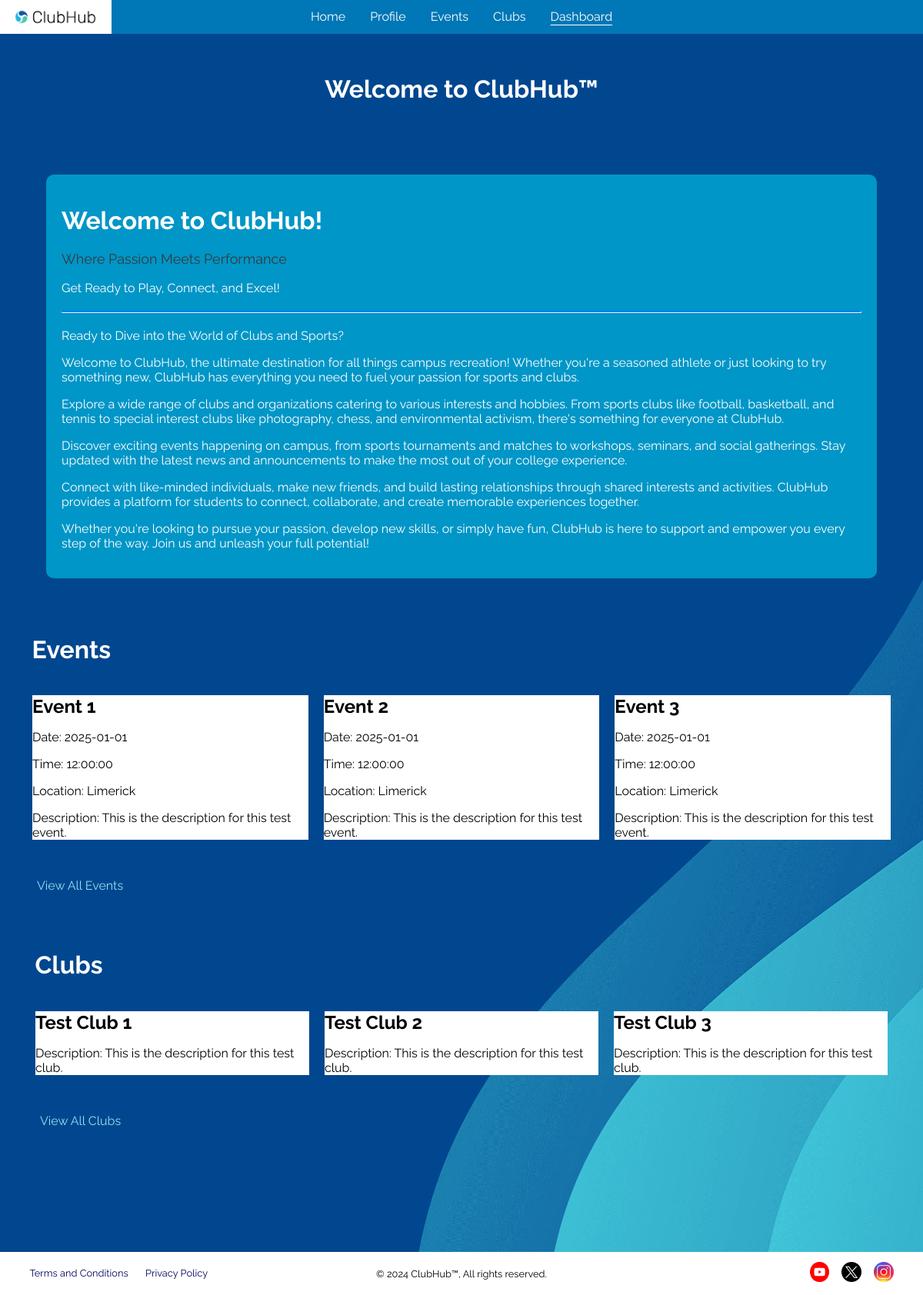
/student-dashboard (signed in), run on the app's committed database.
### tables this page shows
CREATE TABLE events (
    event_id            INTEGER         NOT NULL,
    club_id             INTEGER         NOT NULL,
    event_name          TEXT            NOT NULL,
    event_description   TEXT            NOT NULL,
    venue               TEXT            NOT NULL,
    date                TEXT            NOT NULL,
    time                TEXT            NOT NULL,
    created             DATETIME        NOT NULL DEFAULT CURRENT_TIMESTAMP,
    updated             DATETIME        NOT NULL DEFAULT CURRENT_TIMESTAMP,
    -----------------------------------------------------------------------
    PRIMARY KEY (event_id),
    FOREIGN KEY (club_id) REFERENCES clubs(club_id)
);

CREATE TABLE clubs (
    club_id             INTEGER         NOT NULL,
    club_name           TEXT            NOT NULL,
    club_description    TEXT            NOT NULL,
    creator             INTEGER         NOT NULL,
    validity            TEXT            NOT NULL CHECK (validity IN ('PENDING', 'APPROVED', 'REJECTED')) DEFAULT 'PENDING',
    created             DATETIME        NOT NULL DEFAULT CURRENT_TIMESTAMP,
    updated             DATETIME        NOT NULL DEFAULT CURRENT_TIMESTAMP,
    -----------------------------------------------------------------------
    PRIMARY KEY (club_id),
    FOREIGN KEY (creator) REFERENCES users(user_id)
);

### application/blueprints/student.py (the view)
@student.route("/student-dashboard")
def go_student():
    invalid = validate_student_perms(endpoint="/student-main")
    if invalid:
        return invalid
    return render_template(
        "html/student/student-main.html",
        events_data=get_all_events(),
        club_data=get_all_clubs()
    )

### application/__init__.py (called while the page is built)
@app.teardown_appcontext
def close_connection(_exception) -> None:
    db: Connection = getattr(g, "_database", None)
    if db is not None:
        db.close()

### application/util/authentication/page_access.py (called while the page is built)
def validate_access_perms(user_type: str, endpoint: str) -> str | None:
    if "user" not in session:
        error(errtype=Error.RESTRICTED_PAGE_LOGGED_OUT, endpoint=endpoint)
        return render_template("misc/home.html")
    current_user_type: str = session["user-type"]
    if current_user_type != user_type:
        errtype: Error = Error[f"RESTRICTED_PAGE_{user_type}"]
        error(errtype=errtype, endpoint=endpoint, user_type=current_user_type)
        return render_template("html/misc/home.html")
    return None

### application/util/db_functions/__init__.py (called while the page is built)
def get_db() -> Connection:
    db: Connection | None = getattr(g, "_database", None)
    if db is None:
        db: Connection = connect(DB_PATH)
        db.row_factory = Row
        g._database = db
    return db

def query_db(query: str, *args, single: Optional[bool] = None) -> list[Row] | Row | None:
    single = False if single is None else single
    cursor: Cursor = get_db().cursor()
    cursor.execute(query, args)
    results: list[Row] = cursor.fetchall()
    cursor.close()
    if not results:
        return None
    return results[0] if single else results

### application/util/db_functions/clubs.py (called while the page is built)
def get_all_clubs() -> list[Row] | None:
    return query_db(
        """
            SELECT
                club_id,
                club_name,
                club_description
            FROM clubs;
        """
    )

### application/util/db_functions/events.py (called while the page is built)
def get_all_events() -> list[Row] | None:
    return query_db("SELECT * FROM events;")

### application/templates/html/student/student-main.html
{% extends "html/base/base.html" %}
{% block links %}
    <link rel="stylesheet" href="../../../static/css/student-main.css">
{% endblock %}
{% block header %}
    <header>
        <h1>Welcome to ClubHub™</h1>
    </header>
{% endblock %}
{% block content %}
    <div class="jumbotron first text-center">
        <h1 class="display-4">Welcome to ClubHub!</h1>
        <p class="lead">Where Passion Meets Performance</p>
        <p>Get Ready to Play, Connect, and Excel!</p>
        <hr class="my-4">
        <p>Ready to Dive into the World of Clubs and Sports?</p>
        <p>Welcome to ClubHub, the ultimate destination for all things campus recreation! Whether you're a seasoned athlete or just looking to try something new, ClubHub has everything you need to fuel your passion for sports and clubs.</p>
        <p>Explore a wide range of clubs and organizations catering to various interests and hobbies. From sports clubs like football, basketball, and tennis to special interest clubs like photography, chess, and environmental activism, there's something for everyone at ClubHub.</p>
        <p>Discover exciting events happening on campus, from sports tournaments and matches to workshops, seminars, and social gatherings. Stay updated with the latest news and announcements to make the most out of your college experience.</p>
        <p>Connect with like-minded individuals, make new friends, and build lasting relationships through shared interests and activities. ClubHub provides a platform for students to connect, collaborate, and create memorable experiences together.</p>
        <p>Whether you're looking to pursue your passion, develop new skills, or simply have fun, ClubHub is here to support and empower you every step of the way. Join us and unleash your full potential!</p>
    </div>
    <div class="row divywivy">
        <div class="col-sm-12">
            <h1 class="display-4 text-center">Events</h1>
            <div class="row">
                {% for event in events_data %}
                    {% if loop.index <= 3 %}
                        <div class="col-sm-4">
                            <div class="jumbotron ce">
                                <h2>{{ event['event_name'] }}</h2>
                                <p>Date: {{ event['date'] }}</p>
                                <p>Time: {{ event['time'] }}</p>
                                <p>Location: {{ event['venue'] }}</p>
                                <p>Description: {{ event['event_description'] }}</p>
                            </div>
                        </div>
                    {% endif %}
                {% endfor %}
            </div>
            <div class="text-center">
                <a href="/events" class="underlined-link underlined-link-regular btn btn-primary">View All Events</a>
            </div>
        </div>
    </div>
    <div class="row divywivy">
        <div class="col-sm-12">
            <h1 class="display-4 text-center">Clubs</h1>
            <div class="row">
                {% for club in club_data %}
                    {% if loop.index <= 3 %}
                        <div class="col-sm-4">
                            <div class="jumbotron ce">
                                <h2>{{ club['club_name'] }}</h2>
                                <p>Description: {{ club['club_description'] }}</p>
                            </div>
                        </div>
                    {% endif %}
                {% endfor %}
            </div>
            <div class="text-center">
                <a href="/clubs" class="underlined-link underlined-link-regular btn btn-primary">View All Clubs</a>
            </div>
        </div>
    </div>
{% endblock %}

### application/templates/html/base/base.html (shortened to what this page needs)
<!doctype html>
<html lang="en">
<head>
    <link rel="stylesheet" type="text/css" href="../../../static/css/base.css" />
    {% block links %}
    {% endblock %}
    {% if request.endpoint == "registration.register_get" %}
        {% set new_link = "register" %}
        {% set new_link_name = "Register" %}
        {% set add_link_to_nav = true %}
    {% elif request.endpoint == "events.events_club_info" %}
        {% set href = "events/club-info" %}
        {% set new_link = "events-club-info" %}
        {% set new_link_name = "Club Info" %}
        {% set add_link_to_nav = true %}
    {% elif request.endpoint == "misc.forgot_password" %}
        {% set new_link = "forgot-password" %}
        {% set new_link_name = "Reset Password" %}
        {% set add_link_to_nav = true %}
    {% elif request.endpoint == "misc.privacy_policy" %}
        {% set new_link = "privacy-policy" %}
        {% set new_link_name = "Privacy Policy" %}
        {% set add_link_to_nav = true %}
    {% elif request.endpoint == "misc.terms_and_conditions" %}
        {% set new_link = "terms-and-conditions" %}
        {% set new_link_name = "Terms and Conditions" %}
        {% set add_link_to_nav = true %}
    {% endif %}
    {% set flash_message = get_flashed_messages()[0] %}
</head>
<body>
    <nav id="navbar">
        <div class="navbar-left">
            <a href="/home">
                <img src="../../../static/png/logo-dark.png" alt="[logo]">
            </a>
        </div>
        <div class="navbar-center">
            <a href="/home" class="home-link index-link none-link">Home</a>
        </div>
        {% if "user" in session %}
            <div class="navbar-center">
                <a href="/profile" class="profile-link">Profile</a>
            </div>
            {% if session["user-type"] == "ADMINISTRATOR" %}
                <div class="navbar-center">
                    <a href="/admin/users/pending" class="admin-users-pending-link">Pending Requests</a>
                </div>
                <div class="navbar-center">
                    <a href="/admin/users/info" class="admin-users-info-link">Users</a>
                </div>
            {% elif session["user-type"] == "COORDINATOR" %}
                <div class="navbar-center">
                    <a href="/cohome" class="cohome-link">Dashboard</a>
                </div>
            {% elif session["user-type"] == "STUDENT" %}
                <div class="navbar-center">
                    <a href="/events" class="events-link events-register-link">Events</a>
                </div>
                <div class="navbar-center">
                    <a href="/clubs" class="clubs-link clubs-join-link">Clubs</a>
                </div>
                <div class="navbar-center">
                    <a href="/student-dashboard" class="student-dashboard-link">Dashboard</a>
                </div>
            {% endif %}
        {% endif %}
        <div class="navbar-right">
        </div>
    </nav>
    {% block header %}
    {% endblock %}
    {% block content %}
    {% endblock %}
    <footer id="footer">
        <div>
            <a class="underlined-link underlined-link-footer" id="terms-and-conditions" href="/terms-and-conditions">Terms and Conditions</a>
            <a class="underlined-link underlined-link-footer" id="privacy-policy" href="/privacy-policy">Privacy Policy</a>
        </div>
        <div class="footer-center">
            <span>© 2024 ClubHub™, All rights reserved.</span>
        </div>
        <div>
            <a class="underlined-link underlined-link-yt" id="footer-yt" href="https://www.youtube.com/@immersiveSE">
                <img alt="[YouTube logo]" src="../../../static/png/youtube.png" />
            </a>
            <a class="underlined-link underlined-link-x" id="footer-x" href="https://twitter.com/ImmersiveSE">
                <img alt="[X logo]" src="../../../static/png/x.png" />
            </a>
            <a class="underlined-link underlined-link-insta" id="footer-insta" href="https://www.instagram.com/immersivesoftwareengineering/">
                <img alt="[Instagram logo]" src="../../../static/png/instagram.png" />
            </a>
        </div>
    </footer>
</body>
</html>

### application/static/css/base.css (style rules this page uses)
:root { --light-grey: #8a8988; --lighter-grey: #c4c4c4; --even-lighter-grey: #f2f2f2; --cyan: #3bbbd2; --light-blue: #0077b6; --lighter-blue: #0096c7; --even-lighter-blue: #90e0ef; --dark-blue: #023e8a; --darker-blue: #03045e; --lighter-green: #5afa8d; --light-green: #179645; --dark-green: #237543; --light-red: #db5658; --dark-red: #990f0f; --white: #ffffff; --black: #000000; --dark-grey: #1e2e33; --email-red: #f44336; --yt-red: #ff1c04; --pink: #e33667; --turquoise: #028080; }
* { box-sizing: border-box; }
body { scroll-behavior: smooth; margin: 0; padding: 0; background-color: var(--darker-blue); font-family: "Raleway", system-ui, Arial, sans-serif !important; color: var(--white); min-height: 100vh; display: flex; flex-direction: column; overflow-x: hidden; }
::placeholder { opacity: 0.6; }
header h1 { text-align: center; margin: 1.65em 0; }
a { text-decoration: none !important; color: var(--even-lighter-blue); }
.underlined-link { display: inline-block; }
.underlined-link::after { content: ''; width: 0; height: 0.1em; display: block; margin-left: auto; margin-right: auto; transition: 190ms width ease-in-out; }
.underlined-link-regular::after { background-color: var(--even-lighter-blue); }
.underlined-link-footer::after { background-color: var(--darker-blue); }
.underlined-link-yt::after { background-color: var(--yt-red); }
.underlined-link-x::after { background-color: var(--black); }
.underlined-link-insta::after { background-color: var(--pink); }
nav { display: grid !important; grid-template-columns: 1fr repeat(10, auto) 1fr !important; grid-auto-columns: auto !important; background-color: var(--light-blue) !important; overflow: hidden !important; }
nav div { grid-row: 1 !important; grid-column: auto !important; display: flex !important; }
.navbar-left { grid-column: 1 !important; justify-content: left !important; }
.navbar-center { grid-column: auto !important; justify-content: center !important; transition: height 0.25s !important; }
.navbar-right { grid-column: -2 !important; justify-content: right !important; }
.nav-active-link a { text-decoration: underline !important; text-underline-position: under !important; text-decoration-thickness: 0.075rem !important; text-underline-offset: 0.1rem !important; }
nav div a { display: flex !important; align-items: center; justify-content: center; color: var(--white); line-height: 1rem; text-decoration: none; height: 2.75rem; padding: 0 1rem; font-size: 1rem; background-color: transparent; transition: all 300ms; }
.navbar-left a img { height: 1.5rem; }
.navbar-left a img:last-of-type { display: none; }
footer { display: grid !important; align-items: center; grid-template-columns: 1fr 1fr 1fr; width: 100%; background-color: var(--white); color: var(--black); font-size: 0.8rem; padding: 1em 3em; margin-top: auto; gap: 1.5em; }
.footer-center { text-align: center; }
footer div a { color: var(--darker-blue) !important; }
footer div a img { transition: all 100ms; }
footer div a img { width: 2em; }
footer div:first-of-type { display: flex; gap: 1.75em; }
footer div:last-of-type { display: flex; gap: 1.25em; margin-left: auto; }

### application/static/css/student-main.css (style rules this page uses)
body { background-image: url("../png/blue-background.png"); background-size: cover; background-position: center center; }
.jumbotron.first { background-color: var(--lighter-blue); color: white; border-radius: 10px; margin: 20px auto; max-width: 90%; padding: 20px; }
.divywivy { margin: 2em 0; padding: 0 2em; }
.divywivy h1 { margin-left: 0.3em; }
.divywivy a { margin-left: 1em; }
.jumbotron.ce { background-color: white; color: black; }
.divywivy:last-of-type { margin-bottom: 10em; }
header { text-align: center; margin-bottom: 20px; }
.row { display: flex; flex-wrap: wrap; justify-content: space-around; margin-bottom: 20px; }
.col-sm-4 { flex: 0 0 calc(33.333% - 20px); margin-bottom: 20px; }
.lead { font-size: 18px; color: #343a40; }
h2 { font-size: 24px; margin-top: 20px; margin-bottom: 10px; color: black; }
.col-sm-4 .jumbotron p { font-size: 16px; margin-bottom: 10px; color: black; }
hr { border-top: 2px solid #007bff; margin-top: 20px; margin-bottom: 20px; }

### data on the page
events: event_name "Event 1", date "2025-01-01", time "12:00:00", venue "Limerick", event_description "This is the description for this test event."
events: event_name "Event 2", date "2025-01-01", time "12:00:00", venue "Limerick", event_description "This is the description for this test event."
events: event_name "Event 3", date "2025-01-01", time "12:00:00", venue "Limerick", event_description "This is the description for this test event."
clubs: club_name "Test Club 1", club_description "This is the description for this test club."
clubs: club_name "Test Club 2", club_description "This is the description for this test club."
clubs: club_name "Test Club 3", club_description "This is the description for this test club."
